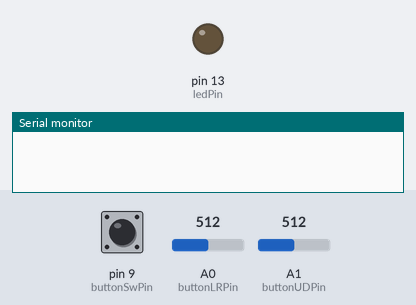
Simulated run of this sketch. Board: Arduino Uno, built with avr-gcc and run on an emulated ATmega328P. Parts: output pins drawn as LEDs (lit = HIGH), the last lines printed to the serial monitor. The inputs (shaded band) are chosen by the test bench; at power-on: pin 9 (buttonSwPin) LOW, A0 (buttonLRPin) = 512, A1 (buttonUDPin) = 512.

Above: at 1.2 s.
1.3 s: pin 9 (buttonSwPin) pulled HIGH for 0.15 s
At 2.6 s:
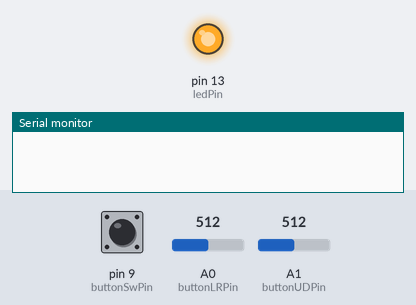
2.9 s: pin 9 (buttonSwPin) pulled HIGH for 3.2 s
At 3.9 s:
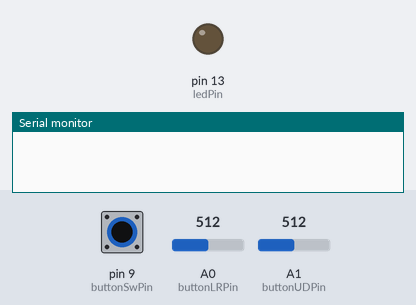
Timing chart, 0 to 7.6 s (numbered marks = the images above; inputs shaded):
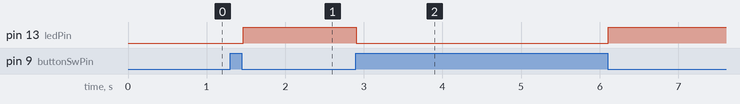

Measured:
- after the input at 1.3 s, pin 13 (ledPin): LOW → HIGH after 0.16 s
- after the input at 2.9 s, pin 13 (ledPin): HIGH → LOW at once, → HIGH 3.2 s later

The sketch:

Morots.ino
```cpp
const byte buttonLRPin = A0;
const byte buttonUDPin = A1;
const byte buttonSwPin = 9;

const byte ledPin = 13;
const byte ledPin1 = 12;
const byte ledPin2 = 11;

const byte ButtonCnt = 5;
const byte buttonSw = 0;
const byte buttonR = 1;
const byte buttonL = 2;
const byte buttonU = 3;
const byte buttonD = 4;

bool gButtonKeyPressed[5];
bool gButtonKeyChangedState[5];
bool anyChanges;

void setup() {
  pinMode(buttonUDPin, INPUT);
  pinMode(buttonLRPin, INPUT);
  pinMode(buttonSwPin, INPUT);

  pinMode(ledPin, OUTPUT);

  Serial.begin(9600);
}

void loop() {
  // put your main code here, to run repeatedly:
  UpdateManipulationStates();

  if(keyDown(buttonSw))
    digitalWrite(ledPin, HIGH);

  if(keyUp(buttonSw))
    digitalWrite(ledPin, LOW);

  if(keyDown(buttonR) || keyDown(buttonD))
  {
    digitalWrite(ledPin1, HIGH);
    digitalWrite(ledPin2, LOW);
  }

  if(keyDown(buttonU) || keyDown(buttonL))
  {
    digitalWrite(ledPin1, LOW);
    digitalWrite(ledPin2, HIGH);
  }
  //if(anyChanges)
  {
    for(byte i = 0; i < ButtonCnt; i++)
      Serial.print(gButtonKeyPressed[i] + " ");
    Serial.println();
    for(byte i = 0; i < ButtonCnt; i++)
      Serial.print(gButtonKeyChangedState[i] + " ");
    Serial.println();
  }
}

void UpdateManipulationStates()
{
  anyChanges = false;
  //сохраним прошлые значения перед новым считыванием
  bool gButtonLastValue[5];
  for(byte i = 0; i < ButtonCnt; i++)
    gButtonLastValue[i] = gButtonKeyPressed[i];

  short lrState = analogRead(buttonLRPin);
  short udState = analogRead(buttonUDPin);

  gButtonKeyPressed[buttonL] = lrState == 1023;
  gButtonKeyPressed[buttonR] = lrState == 0;
  gButtonKeyPressed[buttonU] = udState == 1023;
  gButtonKeyPressed[buttonD] = udState == 0;

  gButtonKeyPressed[buttonSw] = digitalRead(buttonSwPin);
  /*Serial.print("[");
  Serial.print(lrState);
  Serial.print("] [");
  Serial.print(udState);
  Serial.print("] [");
  Serial.print(gButtonKeyPressed[buttonSw]);
  Serial.print("]");
  Serial.println();*/
  for(byte i = 0; i < ButtonCnt; i++)
  {
    gButtonKeyChangedState[i] = gButtonKeyPressed[i] != gButtonLastValue[i];
    if(gButtonKeyChangedState[i])
      anyChanges = true;
  }
}

bool keyUp(byte key)
{
  return gButtonKeyPressed[key] && gButtonKeyChangedState[key];
}

bool keyDown(byte key)
{
  return !gButtonKeyPressed[key] && gButtonKeyChangedState[key];
}
```
